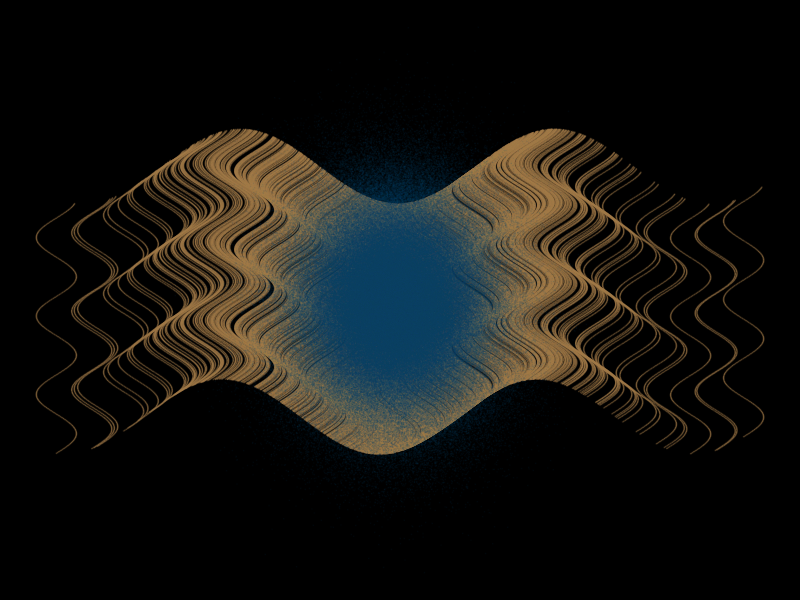

Here is the R script that generated this plot:
## ---- chunk 1
library(tidyverse)
## ---- chunk 2
set.seed(42)
x = rnorm(1000, 5, 2)
y = seq(0, 10, by = 0.02)
frame = expand.grid(x = x, y = y)
ggplot(frame, aes(x = x + 0.4 * sin(y * 2),
                  y = y + 1.5 * sin(x))) +
  geom_point(alpha = 0.2, 
             size = 0, 
             color = "#a47c48") +
  geom_jitter(aes(x = rnorm(length(frame$y) , 5, 1),
                  y = rnorm(length(frame$y), 4.5, 2.3)),
              color = "#064273",
              alpha = 0.05,
              size = 0) +
  theme_void() +
  theme(
    panel.background = element_rect(fill = "black")
  )
